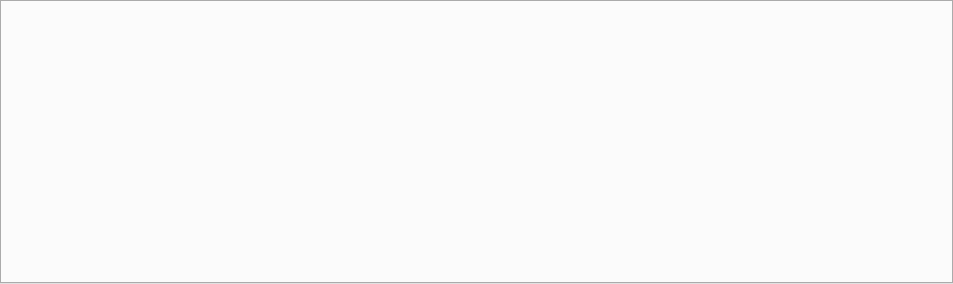
<?xml version="1.0" encoding="UTF-8"?>
<ui version="4.0">
 <class>Home_ZpduHwWid</class>
 <widget class="QWidget" name="Home_ZpduHwWid">
  <property name="geometry">
   <rect>
    <x>0</x>
    <y>0</y>
    <width>953</width>
    <height>284</height>
   </rect>
  </property>
  <property name="windowTitle">
   <string>Form</string>
  </property>
  <layout class="QGridLayout" name="gridLayout">
   <property name="leftMargin">
    <number>0</number>
   </property>
   <property name="topMargin">
    <number>0</number>
   </property>
   <property name="rightMargin">
    <number>0</number>
   </property>
   <property name="bottomMargin">
    <number>0</number>
   </property>
   <property name="spacing">
    <number>0</number>
   </property>
   <item row="0" column="0">
    <widget class="QTabWidget" name="tabWidget">
     <property name="currentIndex">
      <number>-1</number>
     </property>
    </widget>
   </item>
  </layout>
 </widget>
 <resources/>
 <connections/>
</ui>
